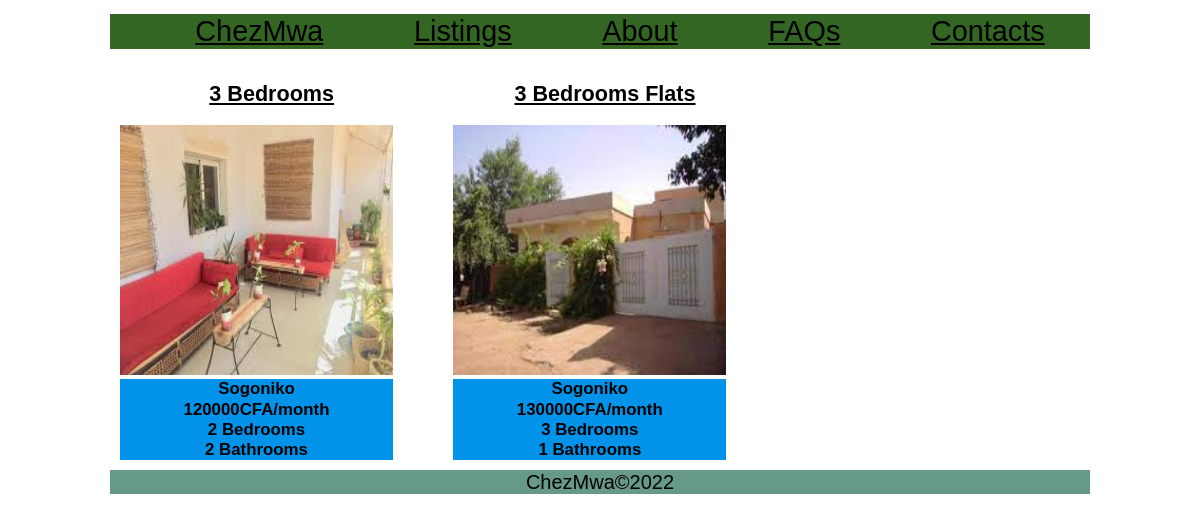
Screenshot of /listings/listings?neighborhood_list=Sogoniko with the database file from the repository.
### pages/models.py (models this page shows, shortened)
class Listing(models.Model):
    title = models.CharField(max_length=200)
    state = models.ForeignKey(State, on_delete=models.DO_NOTHING)
    neighborhood = models.ForeignKey(Neighborhood, on_delete=models.CASCADE)
    bedrooms = models.IntegerField()
    bathrooms = models.IntegerField()
    garages = models.IntegerField()
    price = models.IntegerField()
    is_highstanding = models.BooleanField(default=False)
    type = models.TextField()
    description = models.TextField()
    photo_main = models.ImageField(upload_to='photos/%Y/%m/%d/')
    photo_1 = models.ImageField(upload_to='photos/%Y/%m/%d/', blank=True)
    photo_2 = models.ImageField(upload_to='photos/%Y/%m/%d/', blank=True)
    photo_3 = models.ImageField(upload_to='photos/%Y/%m/%d/', blank=True)
    photo_4 = models.ImageField(upload_to='photos/%Y/%m/%d/', blank=True)
    photo_5 = models.ImageField(upload_to='photos/%Y/%m/%d/', blank=True)
    photo_6 = models.ImageField(upload_to='photos/%Y/%m/%d/', blank=True)
    realtor = models.ForeignKey(Realtor, on_delete=models.CASCADE)
    list_date = models.DateTimeField(auto_now_add=True)
    modified_date = models.DateTimeField(auto_now=True)

class Neighborhood(models.Model):
    neighborhood_name = models.CharField(max_length=200)
    neighborhood_state = models.ForeignKey(State, on_delete=models.CASCADE)
    neighborhood_image = models.ImageField(upload_to='neighborhood_image', blank=True, default='house.jpg')
    def __str__(self):
        return str(self.neighborhood_name)

### listings/views.py (the view)
# urls.py: path('listings/', include('listings.urls')),
def listings(request):
    listings = Listing.objects.order_by('-list_date')
    neighborhood_list = request.GET.get('neighborhood_list')
    if neighborhood_list != '' and neighborhood_list is not None:
        listings = listings.filter(neighborhood__neighborhood_name__exact=neighborhood_list)
    paginator = Paginator(listings, 9)
    page = request.GET.get('page')
    paged_listings = paginator.get_page(page)
    context = {
        'listings': paged_listings,
    }
    return render(request, 'listings/listings.html', context)

### templates/listings/listings.html
{% extends 'base.html' %}
{% load static %}
{% block content%}
<link rel="stylesheet" href="{% static 'css/listings.css' %}">
<section class="listings">
  {% for post in listings %}
  <div class="listing_card">
    <a href="{% url 'listing' post.id %}">
      <h2>{{ post.title }}</h2>
      <img src="{{ post.photo_main.url }}">
    </a>
    <div class="card_details">
      <h3>{{ post.neighborhood }}</h3>
      <h3>{{ post.price }}CFA/month</h3>
      <h3>{{ post.bedrooms }} Bedrooms</h3>
      <h3>{{ post.bathrooms }} Bathrooms</h3>
    </div>
  </div>
  {% endfor %}
</section>
{% endblock %}

### chezmwa/static/css/style.css (style rules this page uses)
body { width: 90%; max-width: 980px; margin: 0 auto; font: .9em/1.2 Arial, Helvetica, sans-serif; }
h1, h2, h3, p { text-align: center; }
h3 { margin: 0; }
.listing_card { margin-left: 10px; }
.card_details { width: 90%; margin-top: 0; background-color: #0093E9; }
img { max-width: 90%; height: 250px; }
a:link, a:visited { color: black; }

### chezmwa/static/css/listings.css (style rules this page uses)
.listings { display: grid; grid-template-columns: 1fr 1fr 1fr; gap: 20px; }

### rows the page displays
Listing: title "3 Bedrooms", photo_main (picture), neighborhood "Sogoniko", price "120000", bedrooms "2", bathrooms "2"
Listing: title "3 Bedrooms Flats", photo_main (picture), neighborhood "Sogoniko", price "130000", bedrooms "3", bathrooms "1"
